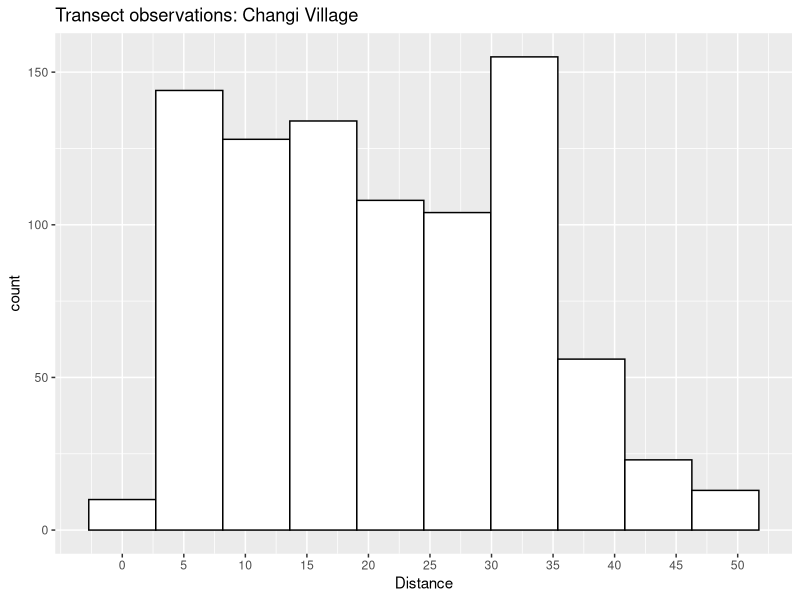
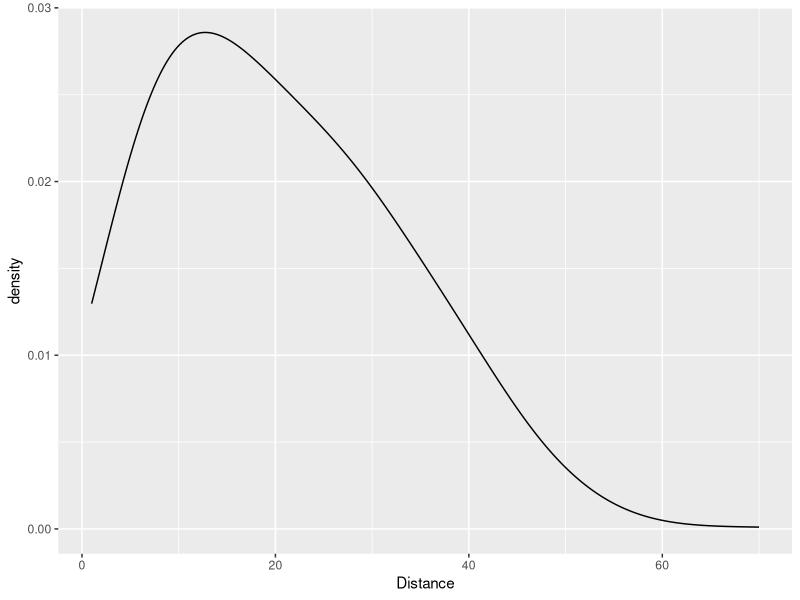
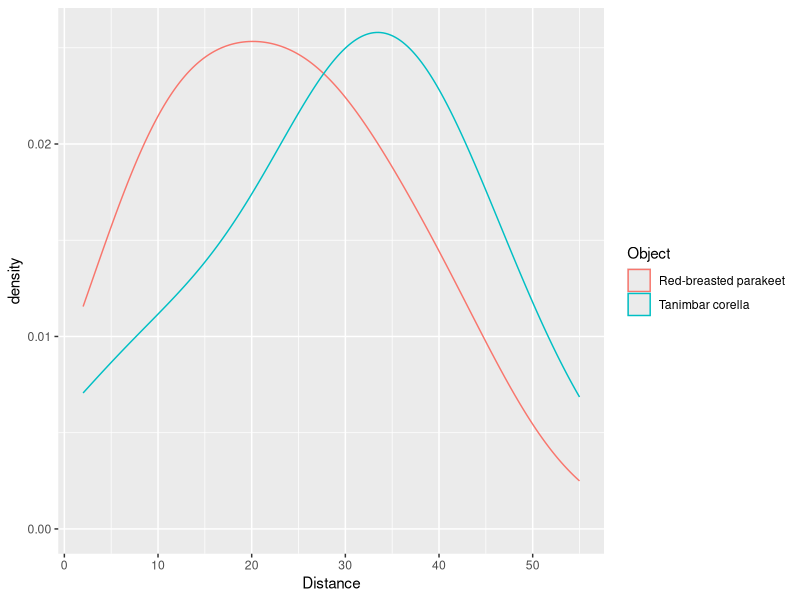
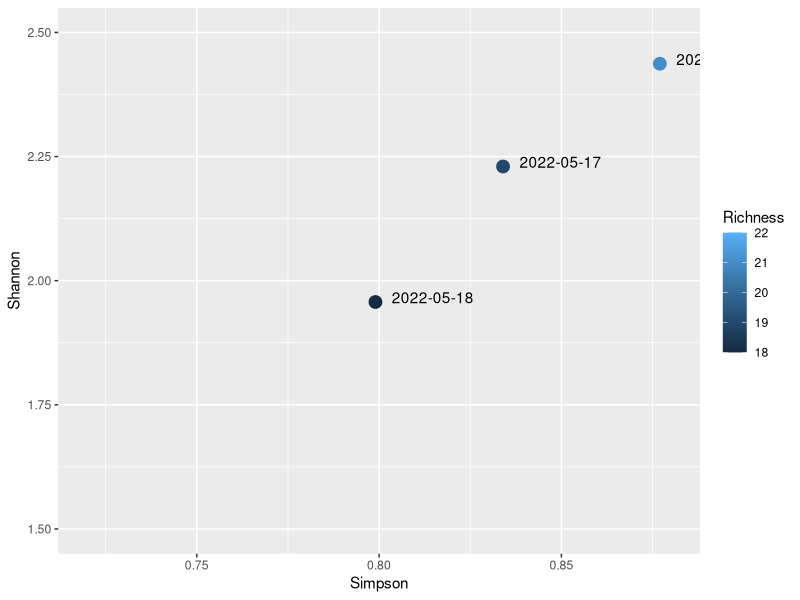
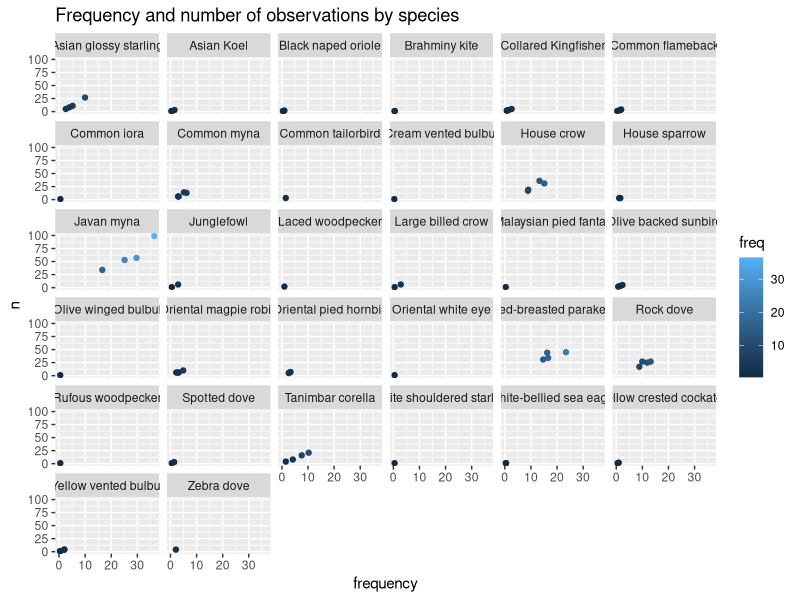
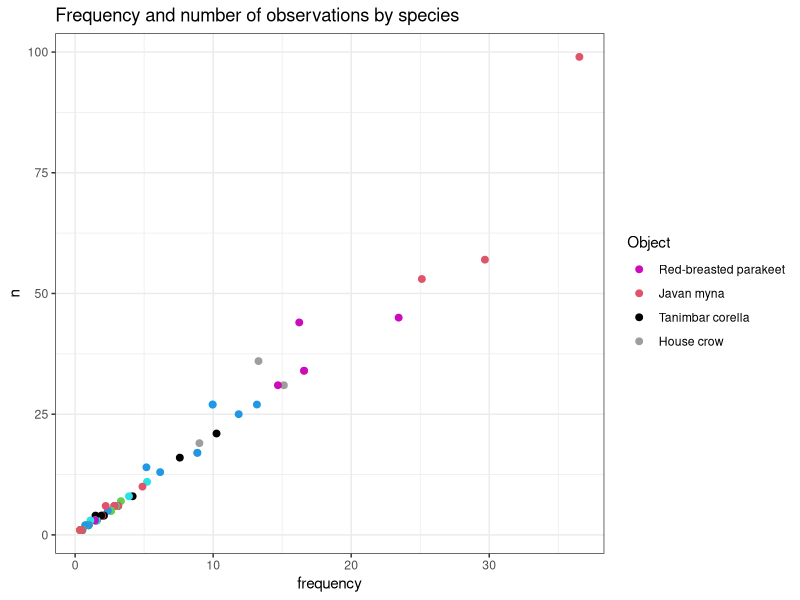

Write the R code that produced these figures, in order.
library(tidyverse)
library(vegan)
library(lubridate)

changiv<-read.csv("Composition/Comp_ChangiVill.csv")
dim(changiv)
head(changiv)
class(changiv)
summary(changiv)
ls(changiv)

# factorize
changiv$Object<-factor(changiv$Object)
changiv$Region.Label<-factor(changiv$Region.Label)
changiv$Study.Area<-factor(changiv$Study.Area)
changiv$Sample.Label<-factor(changiv$Sample.Label)
changiv$AMPM<-factor(changiv$AMPM)

# dates 
changiv$Date<-dmy(changiv$Date)

# hist
changiv %>% 
  filter(Distance<=50) %>% 
  ggplot(aes(Distance))+
  geom_histogram(bins = 10,
                 colour="black",fill="white")+
  scale_x_continuous(breaks=seq(0,50,by=5))+
  labs(title="Transect observations: Changi Village")

# line hist
changiv %>% 
  ggplot(aes(Distance)) + 
  geom_density(adjust=2)

#for parrots
rbpobs<-changiv %>% 
  filter(Object=="Red-breasted parakeet" | Object=="Tanimbar corella")

rbpobs %>% 
  ggplot(aes(Distance,color=Object)) + 
  geom_density(adjust=2)


# Summary of the survey----
unique(changiv$Object) # by name
n_distinct(changiv$Object) # by qty = 32

# total species count, proportion total and daily obs
changiv %>%
  group_by(Object)%>%
  summarize(n=n())%>%
  mutate(freq=n/sum(n)*100) %>% 
  mutate(average_obs=(n)/8) %>% 
  arrange(desc(freq))
# with DATE variable
changiv2<-changiv %>%
  group_by(Date,Object)%>%
  summarize(n=n())%>%
  mutate(freq=n/sum(n)*100) %>% 
  arrange(desc(freq))
#daily ALPHA measurement
changialpha<-changiv2 %>% 
  select(-freq) %>% 
  spread(key=Object,value=n) %>% 
  replace(is.na(.), 0) %>% 
  remove_rownames %>% 
  column_to_rownames(var="Date")
view(changialpha)

#Richness----
fun.1<-function(x){sum(x>0)}
ch_richness<-apply(changialpha, 1, FUN=fun.1)
richness<-data.frame(ch_richness)
colnames(richness)<-"Richness"
view(richness)

#Shannon index----
for (changialpha.row in 1:4)
{shannon<- matrix(diversity(changialpha[,], index = "shannon"))}
shannon<-round(shannon,3)
#Adjusting output names of rows and columns
row.names(shannon)<-row.names(changialpha)
colnames(shannon)<-"Shannon"
view(shannon)

#Simpson index----
for (changialpha.row in 1:4)
{simpson<- matrix(diversity(changialpha[,], index = "simpson"))}
simpson<-round(simpson,3)
#Adjusting the names of rows and columns
row.names(simpson)<-row.names(changialpha)
colnames(simpson)<-"Simpson"
view(simpson)

#Putting together all indices
indices<-cbind(richness, shannon, simpson)
indices<-data.frame(indices)
View(indices)
#indices$Richness<-factor(indices$Richness)

# taking the total daily count, then daily specific species----
  # and getting the proportion
top_changiv2<-changiv2 %>% 
  select(-freq) %>% 
  spread(key=Object,value=n) %>% 
  replace(is.na(.), 0) %>% 
  remove_rownames %>% 
  column_to_rownames(var="Date") %>% 
  mutate(total_count = rowSums(across(where(is.numeric)))) %>% 
  select(total_count)
view(top_changiv2)

top2_changiv2<-changiv2 %>% 
  filter(Object=="Javan myna" | Object==
           "Red-breasted parakeet" | Object==
           "Tanimbar corella") %>% 
  select(-freq) %>% 
  spread(key=Object,value=n) %>% 
  replace(is.na(.), 0) %>% 
  remove_rownames %>% 
  column_to_rownames(var="Date")
view(top2_changiv2) 

top2_changiv2<-cbind(top2_changiv2,top_changiv2)
top2_changiv2
#convert to %
top2_changiv2<-round((top2_changiv2/top2_changiv2$total_count)*100,2)
top2_changiv2

indices2<-cbind(indices,top2_changiv2) %>% 
  select(-total_count)
indices<-data.frame(indices)
View(indices2)

# plot indices----
indices %>% 
  ggplot(aes(x=Simpson,y=Shannon,
                           label=row.names(indices))) +
  geom_point(aes(color=Richness), size=4) +
  geom_text(hjust=-0.2,vjust=0.1)+
  ylim(1.5,2.5)+xlim(0.72, 0.88)

# plot all obs by species----
changiv2 %>% 
  ggplot(aes(freq,n,color=freq))+
  geom_point(size=1.5)+
  facet_wrap(~Object,ncol =6)+
  theme(legend.position = "right")+
  labs(x="frequency",y="n",
       title = "Frequency and number of observations by species")

changiv2 %>% 
  ggplot(aes(freq,n,color=Object))+
  geom_point(size=2)+
  theme_bw()+
  theme(legend.position = "right")+
  labs(x="frequency",y="n",
       title = "Frequency and number of observations by species")+
  scale_colour_manual(values = unique(changiv2$Object), breaks=c("Red-breasted parakeet","Javan myna",
                    "Tanimbar corella","House crow"))



  
  
  